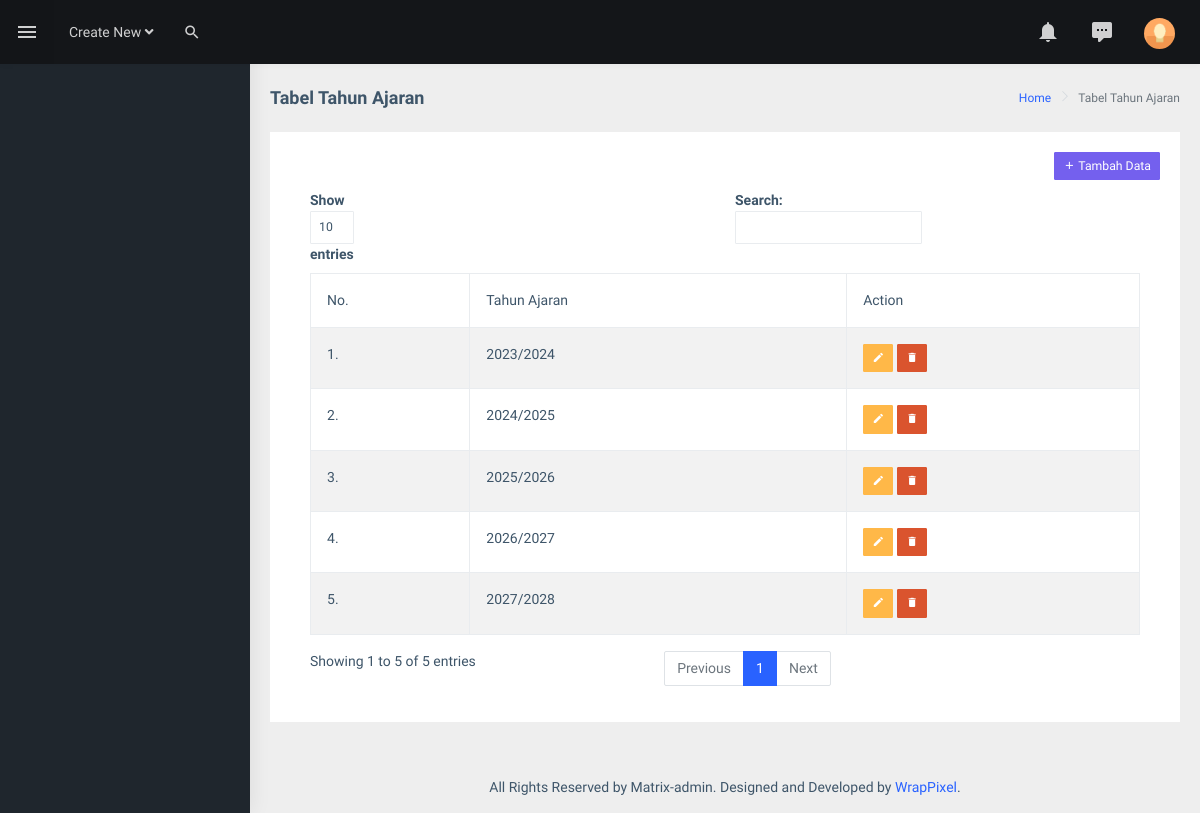
The app's page /admin/tahunA.php with its own data.
### tables this page shows
CREATE TABLE `tb_ta` (
  `id_ta` int(11) NOT NULL,
  `ta` varchar(50) NOT NULL
);

### admin/tahunA.php (the view, shortened to what this page needs)
<?php
include 'koneksi.php';
?>
<!DOCTYPE html>
<html dir="ltr" lang="en">
  <head>
    <link
      href="assets/libs/fullcalendar/dist/fullcalendar.min.css"
      rel="stylesheet"
    />
    <link href="assets/extra-libs/calendar/calendar.css" rel="stylesheet" />
    <link href="dist/css/style.min.css" rel="stylesheet" />
  </head>
  <body>
    <div
      id="main-wrapper"
      data-layout="vertical"
      data-navbarbg="skin5"
      data-sidebartype="full"
      data-sidebar-position="absolute"
      data-header-position="absolute"
      data-boxed-layout="full"
    >
      <header class="topbar" data-navbarbg="skin5">
        <nav class="navbar top-navbar navbar-expand-md navbar-dark">
          <div
            class="navbar-collapse collapse"
            id="navbarSupportedContent"
            data-navbarbg="skin5"
          >
            <ul class="navbar-nav float-start me-auto">
              <li class="nav-item d-none d-lg-block">
                <a
                  class="nav-link sidebartoggler waves-effect waves-light"
                  href="javascript:void(0)"
                  data-sidebartype="mini-sidebar"
                  ><i class="mdi mdi-menu font-24"></i
                ></a>
              </li>
              <li class="nav-item dropdown">
                <a
                  class="nav-link dropdown-toggle"
                  href="#"
                  id="navbarDropdown"
                  role="button"
                  data-bs-toggle="dropdown"
                  aria-expanded="false"
                >
                  <span class="d-none d-md-block"
                    >Create New <i class="fa fa-angle-down"></i
                  ></span>
                </a>
              </li>
              <li class="nav-item search-box">
                <a
                  class="nav-link waves-effect waves-dark"
                  href="javascript:void(0)"
                  ><i class="mdi mdi-magnify fs-4"></i
                ></a>
              </li>
            </ul>
            <ul class="navbar-nav float-end">
              <li class="nav-item dropdown">
                <a
                  class="nav-link dropdown-toggle"
                  href="#"
                  id="navbarDropdown"
                  role="button"
                  data-bs-toggle="dropdown"
                  aria-expanded="false"
                >
                  <i class="mdi mdi-bell font-24"></i>
                </a>
              </li>
              <li class="nav-item dropdown">
                <a
                  class="nav-link dropdown-toggle waves-effect waves-dark"
                  href="#"
                  id="2"
                  role="button"
                  data-bs-toggle="dropdown"
                  aria-expanded="false"
                >
                  <i class="font-24 mdi mdi-comment-processing"></i>
                </a>
              </li>
              <li class="nav-item dropdown">
                <a
                  class="
                    nav-link
                    dropdown-toggle
                    text-muted
                    waves-effect waves-dark
                    pro-pic
                  "
                  href="#"
                  id="navbarDropdown"
                  role="button"
                  data-bs-toggle="dropdown"
                  aria-expanded="false"
                >
                  <img
                    src="../assets/images/users/1.jpg"
                    alt="user"
                    class="rounded-circle"
                    width="31"
                  />
                </a>
              </li>
            </ul>
          </div>
        </nav>
      </header>
      <aside class="left-sidebar" data-sidebarbg="skin5">
        <div class="scroll-sidebar">
        </div>
      </aside>
      <div class="page-wrapper">
        <div class="page-breadcrumb">
          <div class="row">
            <div class="col-12 d-flex no-block align-items-center">
              <h4 class="page-title">Tabel Tahun Ajaran</h4>
              <div class="ms-auto text-end">
                <nav aria-label="breadcrumb">
                  <ol class="breadcrumb">
                    <li class="breadcrumb-item"><a href="index.php">Home</a></li>
                    <li class="breadcrumb-item active" aria-current="page">
                      Tabel Tahun Ajaran
                    </li>
                  </ol>
                </nav>
              </div>
            </div>
          </div>
        </div>
        <div class="container-fluid">
          <div class="row">
            <div class="col-12">
              <div class="card">
                <div class="card-body">
                  <div class="card-title" style="display: grid; justify-content: end;">
                    <a class="btn btn-sm btn-primary" href="" data-bs-toggle="modal" data-bs-target="#taModal"><i class="mdi mdi-plus"></i> Tambah Data</a>
                  </div>
                  <div class="table-responsive">
                    <table
                      id="zero_config"
                      class="table table-striped table-bordered"
                    >
                      <thead>
                        <tr>
                          <th>No.</th>
                          <th>Tahun Ajaran</th>
                          <th>Action</th>
                        </tr>
                      </thead>
                      <tbody>
                        <?php
                        $no=1;
                        $data = mysqli_query($koneksi, "SELECT * FROM tb_ta");
                        while ($row = mysqli_fetch_assoc($data)) {
                        ?>
                        <tr>
                          <td><?php echo $no++; ?>.</td>
                          <td><?php echo $row['ta']; ?></td>
                          <td>
                            <a class="btn btn-sm btn-warning" href="" data-bs-toggle="modal" data-bs-target="#taeditModal<?php echo $row['id_ta']; ?>"><i class="mdi mdi-pencil"></i></a>
                            <a class="btn btn-sm btn-danger" href="hapusta.php?id=<?php echo $row['id_ta']; ?>"><i class="mdi mdi-delete"></i></a>
                          </td>
                        </tr>
                        <?php } ?>
                      </tbody>
                    </table>
                  </div>
                </div>
              </div>
            </div>
          </div>
        </div>
        <footer class="footer text-center">
          All Rights Reserved by Matrix-admin. Designed and Developed by
          <a href="https://www.wrappixel.com">WrapPixel</a>.
        </footer>
      </div>
    </div>
  </body>
</html>

### records on screen
tb_ta: ta "2023/2024"
tb_ta: ta "2024/2025"
tb_ta: ta "2025/2026"
tb_ta: ta "2026/2027"
tb_ta: ta "2027/2028"
